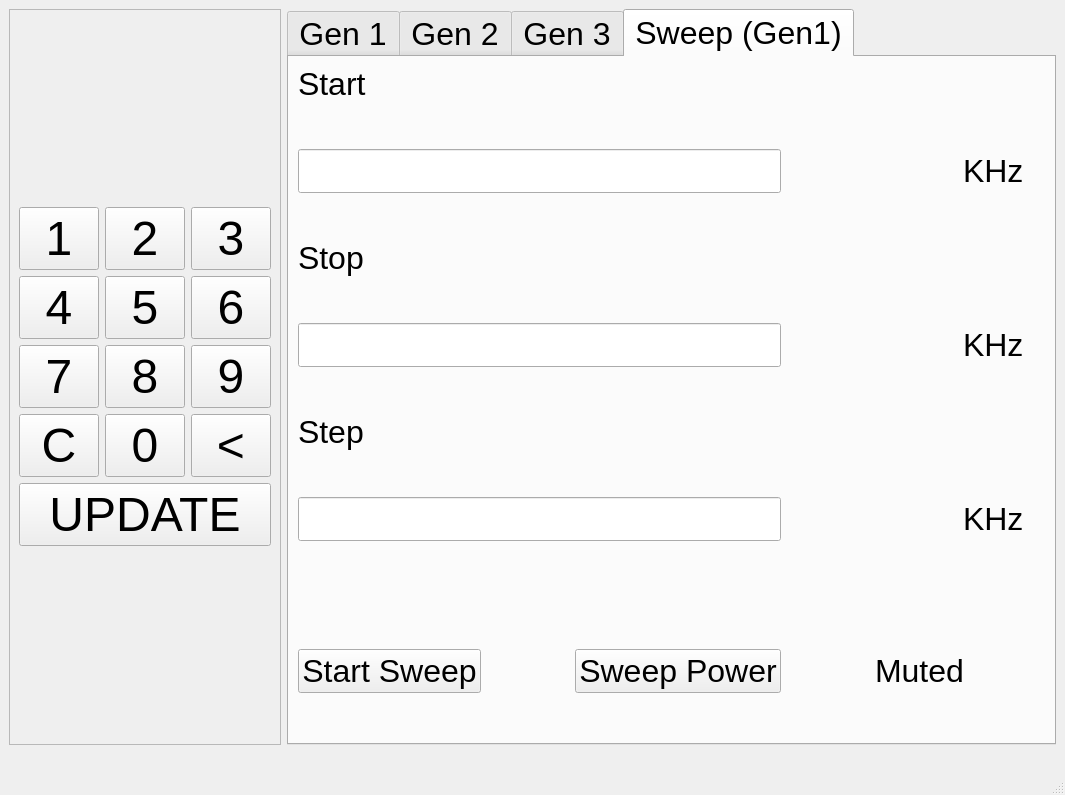
<?xml version="1.0" encoding="UTF-8"?>
<ui version="4.0">
 <class>MainWindow</class>
 <widget class="QMainWindow" name="MainWindow">
  <property name="geometry">
   <rect>
    <x>0</x>
    <y>0</y>
    <width>1065</width>
    <height>795</height>
   </rect>
  </property>
  <property name="sizePolicy">
   <sizepolicy hsizetype="Preferred" vsizetype="Preferred">
    <horstretch>0</horstretch>
    <verstretch>0</verstretch>
   </sizepolicy>
  </property>
  <property name="minimumSize">
   <size>
    <width>200</width>
    <height>120</height>
   </size>
  </property>
  <property name="font">
   <font>
    <pointsize>24</pointsize>
   </font>
  </property>
  <property name="windowTitle">
   <string>RF Generator</string>
  </property>
  <widget class="QWidget" name="centralwidget">
   <property name="sizePolicy">
    <sizepolicy hsizetype="Expanding" vsizetype="Expanding">
     <horstretch>0</horstretch>
     <verstretch>0</verstretch>
    </sizepolicy>
   </property>
   <property name="minimumSize">
    <size>
     <width>200</width>
     <height>150</height>
    </size>
   </property>
   <layout class="QGridLayout" name="gridLayout">
    <item row="0" column="0">
     <layout class="QHBoxLayout" name="horizontalLayout">
      <item>
       <widget class="QFrame" name="Keypad">
        <property name="frameShape">
         <enum>QFrame::StyledPanel</enum>
        </property>
        <property name="frameShadow">
         <enum>QFrame::Raised</enum>
        </property>
        <layout class="QGridLayout" name="gridLayout_6">
         <item row="0" column="0">
          <layout class="QGridLayout" name="gridLayout_2">
           <item row="3" column="2">
            <widget class="QPushButton" name="keyBack">
             <property name="font">
              <font>
               <pointsize>36</pointsize>
              </font>
             </property>
             <property name="text">
              <string>&lt;</string>
             </property>
            </widget>
           </item>
           <item row="1" column="1">
            <widget class="QPushButton" name="key5">
             <property name="font">
              <font>
               <pointsize>36</pointsize>
              </font>
             </property>
             <property name="text">
              <string>5</string>
             </property>
            </widget>
           </item>
           <item row="0" column="2">
            <widget class="QPushButton" name="key3">
             <property name="font">
              <font>
               <pointsize>36</pointsize>
               <kerning>false</kerning>
              </font>
             </property>
             <property name="text">
              <string>3</string>
             </property>
            </widget>
           </item>
           <item row="3" column="1">
            <widget class="QPushButton" name="key0">
             <property name="font">
              <font>
               <pointsize>36</pointsize>
              </font>
             </property>
             <property name="text">
              <string>0</string>
             </property>
            </widget>
           </item>
           <item row="2" column="0">
            <widget class="QPushButton" name="key7">
             <property name="font">
              <font>
               <pointsize>36</pointsize>
              </font>
             </property>
             <property name="text">
              <string>7</string>
             </property>
            </widget>
           </item>
           <item row="1" column="0">
            <widget class="QPushButton" name="key4">
             <property name="font">
              <font>
               <pointsize>36</pointsize>
              </font>
             </property>
             <property name="text">
              <string>4</string>
             </property>
            </widget>
           </item>
           <item row="4" column="0" colspan="3">
            <widget class="QPushButton" name="pushButton_13">
             <property name="font">
              <font>
               <pointsize>36</pointsize>
              </font>
             </property>
             <property name="text">
              <string>UPDATE</string>
             </property>
            </widget>
           </item>
           <item row="2" column="2">
            <widget class="QPushButton" name="key9">
             <property name="font">
              <font>
               <pointsize>36</pointsize>
              </font>
             </property>
             <property name="text">
              <string>9</string>
             </property>
            </widget>
           </item>
           <item row="0" column="0">
            <widget class="QPushButton" name="key1">
             <property name="font">
              <font>
               <pointsize>36</pointsize>
              </font>
             </property>
             <property name="text">
              <string>1</string>
             </property>
            </widget>
           </item>
           <item row="1" column="2">
            <widget class="QPushButton" name="key6">
             <property name="font">
              <font>
               <pointsize>36</pointsize>
              </font>
             </property>
             <property name="text">
              <string>6</string>
             </property>
            </widget>
           </item>
           <item row="2" column="1">
            <widget class="QPushButton" name="key8">
             <property name="font">
              <font>
               <pointsize>36</pointsize>
              </font>
             </property>
             <property name="text">
              <string>8</string>
             </property>
            </widget>
           </item>
           <item row="0" column="1">
            <widget class="QPushButton" name="key2">
             <property name="font">
              <font>
               <pointsize>36</pointsize>
              </font>
             </property>
             <property name="text">
              <string>2</string>
             </property>
            </widget>
           </item>
           <item row="3" column="0">
            <widget class="QPushButton" name="keyClear">
             <property name="font">
              <font>
               <pointsize>36</pointsize>
              </font>
             </property>
             <property name="text">
              <string>C</string>
             </property>
            </widget>
           </item>
          </layout>
         </item>
        </layout>
       </widget>
      </item>
      <item>
       <widget class="QTabWidget" name="GeneratorTabs">
        <property name="minimumSize">
         <size>
          <width>200</width>
          <height>120</height>
         </size>
        </property>
        <property name="font">
         <font>
          <pointsize>24</pointsize>
         </font>
        </property>
        <property name="currentIndex">
         <number>3</number>
        </property>
        <widget class="QWidget" name="tab">
         <attribute name="title">
          <string>Gen 1</string>
         </attribute>
         <layout class="QGridLayout" name="gridLayout_3">
          <item row="0" column="0">
           <widget class="QLabel" name="label">
            <property name="font">
             <font>
              <pointsize>24</pointsize>
             </font>
            </property>
            <property name="text">
             <string>Frequency</string>
            </property>
           </widget>
          </item>
          <item row="1" column="0" colspan="3">
           <spacer name="horizontalSpacer_3">
            <property name="orientation">
             <enum>Qt::Horizontal</enum>
            </property>
            <property name="sizeHint" stdset="0">
             <size>
              <width>725</width>
              <height>14</height>
             </size>
            </property>
           </spacer>
          </item>
          <item row="2" column="0">
           <widget class="QLineEdit" name="gen1Frequency"/>
          </item>
          <item row="2" column="1">
           <spacer name="verticalSpacer_3">
            <property name="orientation">
             <enum>Qt::Vertical</enum>
            </property>
            <property name="sizeHint" stdset="0">
             <size>
              <width>17</width>
              <height>279</height>
             </size>
            </property>
           </spacer>
          </item>
          <item row="2" column="2">
           <widget class="QLabel" name="label_2">
            <property name="font">
             <font>
              <pointsize>24</pointsize>
             </font>
            </property>
            <property name="midLineWidth">
             <number>1</number>
            </property>
            <property name="text">
             <string>KHz</string>
            </property>
           </widget>
          </item>
          <item row="3" column="0" colspan="3">
           <spacer name="horizontalSpacer_4">
            <property name="orientation">
             <enum>Qt::Horizontal</enum>
            </property>
            <property name="sizeHint" stdset="0">
             <size>
              <width>725</width>
              <height>17</height>
             </size>
            </property>
           </spacer>
          </item>
          <item row="4" column="0">
           <widget class="QPushButton" name="gen1Power">
            <property name="font">
             <font>
              <pointsize>24</pointsize>
             </font>
            </property>
            <property name="text">
             <string>Power</string>
            </property>
            <property name="flat">
             <bool>false</bool>
            </property>
           </widget>
          </item>
          <item row="4" column="1">
           <spacer name="verticalSpacer_4">
            <property name="orientation">
             <enum>Qt::Vertical</enum>
            </property>
            <property name="sizeHint" stdset="0">
             <size>
              <width>17</width>
              <height>279</height>
             </size>
            </property>
           </spacer>
          </item>
          <item row="4" column="2">
           <widget class="QLabel" name="gen1PowerLabel">
            <property name="font">
             <font>
              <pointsize>24</pointsize>
             </font>
            </property>
            <property name="text">
             <string>Muted</string>
            </property>
           </widget>
          </item>
         </layout>
        </widget>
        <widget class="QWidget" name="tab_2">
         <attribute name="title">
          <string>Gen 2</string>
         </attribute>
         <layout class="QGridLayout" name="gridLayout_4">
          <item row="0" column="0">
           <widget class="QLabel" name="label_4">
            <property name="font">
             <font>
              <pointsize>24</pointsize>
             </font>
            </property>
            <property name="text">
             <string>Frequency</string>
            </property>
           </widget>
          </item>
          <item row="1" column="0" colspan="3">
           <spacer name="horizontalSpacer">
            <property name="orientation">
             <enum>Qt::Horizontal</enum>
            </property>
            <property name="sizeHint" stdset="0">
             <size>
              <width>725</width>
              <height>20</height>
             </size>
            </property>
           </spacer>
          </item>
          <item row="2" column="0">
           <widget class="QLineEdit" name="gen2Frequency"/>
          </item>
          <item row="2" column="1">
           <spacer name="verticalSpacer">
            <property name="orientation">
             <enum>Qt::Vertical</enum>
            </property>
            <property name="sizeHint" stdset="0">
             <size>
              <width>20</width>
              <height>275</height>
             </size>
            </property>
           </spacer>
          </item>
          <item row="2" column="2">
           <widget class="QLabel" name="label_5">
            <property name="font">
             <font>
              <pointsize>24</pointsize>
             </font>
            </property>
            <property name="text">
             <string>KHz</string>
            </property>
           </widget>
          </item>
          <item row="3" column="0" colspan="3">
           <spacer name="horizontalSpacer_2">
            <property name="orientation">
             <enum>Qt::Horizontal</enum>
            </property>
            <property name="sizeHint" stdset="0">
             <size>
              <width>725</width>
              <height>20</height>
             </size>
            </property>
           </spacer>
          </item>
          <item row="4" column="0">
           <widget class="QPushButton" name="gen2Power">
            <property name="font">
             <font>
              <pointsize>24</pointsize>
             </font>
            </property>
            <property name="text">
             <string>Power</string>
            </property>
           </widget>
          </item>
          <item row="4" column="1">
           <spacer name="verticalSpacer_2">
            <property name="orientation">
             <enum>Qt::Vertical</enum>
            </property>
            <property name="sizeHint" stdset="0">
             <size>
              <width>20</width>
              <height>274</height>
             </size>
            </property>
           </spacer>
          </item>
          <item row="4" column="2">
           <widget class="QLabel" name="gen2PowerLabel">
            <property name="font">
             <font>
              <pointsize>24</pointsize>
             </font>
            </property>
            <property name="text">
             <string>Muted</string>
            </property>
           </widget>
          </item>
         </layout>
        </widget>
        <widget class="QWidget" name="tab_4">
         <attribute name="title">
          <string>Gen 3</string>
         </attribute>
         <layout class="QGridLayout" name="gridLayout_5">
          <item row="0" column="0">
           <widget class="QLabel" name="label_7">
            <property name="font">
             <font>
              <pointsize>24</pointsize>
             </font>
            </property>
            <property name="text">
             <string>Frequency</string>
            </property>
           </widget>
          </item>
          <item row="1" column="0" colspan="3">
           <spacer name="horizontalSpacer_5">
            <property name="orientation">
             <enum>Qt::Horizontal</enum>
            </property>
            <property name="sizeHint" stdset="0">
             <size>
              <width>40</width>
              <height>20</height>
             </size>
            </property>
           </spacer>
          </item>
          <item row="2" column="1">
           <spacer name="verticalSpacer_5">
            <property name="orientation">
             <enum>Qt::Vertical</enum>
            </property>
            <property name="sizeHint" stdset="0">
             <size>
              <width>20</width>
              <height>276</height>
             </size>
            </property>
           </spacer>
          </item>
          <item row="2" column="2">
           <widget class="QLabel" name="label_8">
            <property name="font">
             <font>
              <pointsize>24</pointsize>
             </font>
            </property>
            <property name="text">
             <string>KHz</string>
            </property>
           </widget>
          </item>
          <item row="3" column="0" colspan="3">
           <spacer name="horizontalSpacer_6">
            <property name="orientation">
             <enum>Qt::Horizontal</enum>
            </property>
            <property name="sizeHint" stdset="0">
             <size>
              <width>725</width>
              <height>20</height>
             </size>
            </property>
           </spacer>
          </item>
          <item row="4" column="0">
           <widget class="QPushButton" name="gen3Power">
            <property name="text">
             <string>Power</string>
            </property>
           </widget>
          </item>
          <item row="4" column="1">
           <spacer name="verticalSpacer_6">
            <property name="orientation">
             <enum>Qt::Vertical</enum>
            </property>
            <property name="sizeHint" stdset="0">
             <size>
              <width>20</width>
              <height>276</height>
             </size>
            </property>
           </spacer>
          </item>
          <item row="4" column="2">
           <widget class="QLabel" name="gen3PowerLabel">
            <property name="text">
             <string>Muted</string>
            </property>
           </widget>
          </item>
          <item row="2" column="0">
           <widget class="QLineEdit" name="gen3Frequency"/>
          </item>
         </layout>
        </widget>
        <widget class="QWidget" name="tab_3">
         <attribute name="title">
          <string>Sweep (Gen1)</string>
         </attribute>
         <layout class="QGridLayout" name="gridLayout_7">
          <item row="0" column="0">
           <widget class="QLabel" name="label_10">
            <property name="text">
             <string>Start</string>
            </property>
           </widget>
          </item>
          <item row="1" column="0" colspan="3">
           <widget class="QLineEdit" name="sweepStart"/>
          </item>
          <item row="1" column="4">
           <spacer name="verticalSpacer_7">
            <property name="orientation">
             <enum>Qt::Vertical</enum>
            </property>
            <property name="sizeHint" stdset="0">
             <size>
              <width>20</width>
              <height>119</height>
             </size>
            </property>
           </spacer>
          </item>
          <item row="1" column="5">
           <widget class="QLabel" name="label_11">
            <property name="text">
             <string>KHz</string>
            </property>
           </widget>
          </item>
          <item row="2" column="0">
           <widget class="QLabel" name="label_12">
            <property name="text">
             <string>Stop</string>
            </property>
           </widget>
          </item>
          <item row="3" column="0" colspan="3">
           <widget class="QLineEdit" name="sweepStop"/>
          </item>
          <item row="3" column="4">
           <spacer name="verticalSpacer_8">
            <property name="orientation">
             <enum>Qt::Vertical</enum>
            </property>
            <property name="sizeHint" stdset="0">
             <size>
              <width>20</width>
              <height>118</height>
             </size>
            </property>
           </spacer>
          </item>
          <item row="3" column="5">
           <widget class="QLabel" name="label_13">
            <property name="text">
             <string>KHz</string>
            </property>
           </widget>
          </item>
          <item row="4" column="0">
           <widget class="QLabel" name="label_14">
            <property name="text">
             <string>Step</string>
            </property>
           </widget>
          </item>
          <item row="5" column="0" colspan="3">
           <widget class="QLineEdit" name="sweepStep"/>
          </item>
          <item row="5" column="4">
           <spacer name="verticalSpacer_9">
            <property name="orientation">
             <enum>Qt::Vertical</enum>
            </property>
            <property name="sizeHint" stdset="0">
             <size>
              <width>20</width>
              <height>119</height>
             </size>
            </property>
           </spacer>
          </item>
          <item row="5" column="5">
           <widget class="QLabel" name="label_15">
            <property name="text">
             <string>KHz</string>
            </property>
           </widget>
          </item>
          <item row="6" column="0" colspan="6">
           <spacer name="horizontalSpacer_9">
            <property name="orientation">
             <enum>Qt::Horizontal</enum>
            </property>
            <property name="sizeHint" stdset="0">
             <size>
              <width>725</width>
              <height>20</height>
             </size>
            </property>
           </spacer>
          </item>
          <item row="7" column="0">
           <widget class="QPushButton" name="start_stopSweep">
            <property name="text">
             <string>Start Sweep</string>
            </property>
           </widget>
          </item>
          <item row="7" column="1">
           <spacer name="verticalSpacer_10">
            <property name="orientation">
             <enum>Qt::Vertical</enum>
            </property>
            <property name="sizeHint" stdset="0">
             <size>
              <width>20</width>
              <height>40</height>
             </size>
            </property>
           </spacer>
          </item>
          <item row="7" column="2">
           <widget class="QPushButton" name="sweepPower">
            <property name="text">
             <string>Sweep Power</string>
            </property>
           </widget>
          </item>
          <item row="7" column="3">
           <spacer name="verticalSpacer_11">
            <property name="orientation">
             <enum>Qt::Vertical</enum>
            </property>
            <property name="sizeHint" stdset="0">
             <size>
              <width>20</width>
              <height>40</height>
             </size>
            </property>
           </spacer>
          </item>
          <item row="7" column="4" colspan="2">
           <widget class="QLabel" name="sweepPowerLabel">
            <property name="text">
             <string>Muted</string>
            </property>
           </widget>
          </item>
         </layout>
        </widget>
       </widget>
      </item>
     </layout>
    </item>
   </layout>
  </widget>
  <widget class="QStatusBar" name="statusbar"/>
 </widget>
 <tabstops>
  <tabstop>gen1Frequency</tabstop>
  <tabstop>gen1Power</tabstop>
  <tabstop>gen2Frequency</tabstop>
  <tabstop>gen2Power</tabstop>
  <tabstop>gen3Frequency</tabstop>
  <tabstop>gen3Power</tabstop>
  <tabstop>sweepStart</tabstop>
  <tabstop>sweepStop</tabstop>
  <tabstop>sweepStep</tabstop>
  <tabstop>sweepPower</tabstop>
  <tabstop>start_stopSweep</tabstop>
  <tabstop>key0</tabstop>
  <tabstop>keyBack</tabstop>
  <tabstop>pushButton_13</tabstop>
  <tabstop>key2</tabstop>
  <tabstop>key3</tabstop>
  <tabstop>key5</tabstop>
  <tabstop>key6</tabstop>
  <tabstop>key7</tabstop>
  <tabstop>key8</tabstop>
  <tabstop>keyClear</tabstop>
  <tabstop>GeneratorTabs</tabstop>
  <tabstop>key1</tabstop>
  <tabstop>key4</tabstop>
  <tabstop>key9</tabstop>
 </tabstops>
 <resources/>
 <connections>
  <connection>
   <sender>key1</sender>
   <signal>clicked()</signal>
   <receiver>Keypad</receiver>
   <slot>update()</slot>
   <hints>
    <hint type="sourcelabel">
     <x>65</x>
     <y>79</y>
    </hint>
    <hint type="destinationlabel">
     <x>172</x>
     <y>38</y>
    </hint>
   </hints>
  </connection>
  <connection>
   <sender>key2</sender>
   <signal>clicked()</signal>
   <receiver>Keypad</receiver>
   <slot>update()</slot>
   <hints>
    <hint type="sourcelabel">
     <x>166</x>
     <y>85</y>
    </hint>
    <hint type="destinationlabel">
     <x>170</x>
     <y>31</y>
    </hint>
   </hints>
  </connection>
  <connection>
   <sender>key3</sender>
   <signal>clicked()</signal>
   <receiver>Keypad</receiver>
   <slot>update()</slot>
   <hints>
    <hint type="sourcelabel">
     <x>256</x>
     <y>81</y>
    </hint>
    <hint type="destinationlabel">
     <x>254</x>
     <y>36</y>
    </hint>
   </hints>
  </connection>
  <connection>
   <sender>key4</sender>
   <signal>clicked()</signal>
   <receiver>Keypad</receiver>
   <slot>update()</slot>
   <hints>
    <hint type="sourcelabel">
     <x>70</x>
     <y>235</y>
    </hint>
    <hint type="destinationlabel">
     <x>113</x>
     <y>32</y>
    </hint>
   </hints>
  </connection>
  <connection>
   <sender>key5</sender>
   <signal>clicked()</signal>
   <receiver>Keypad</receiver>
   <slot>update()</slot>
   <hints>
    <hint type="sourcelabel">
     <x>153</x>
     <y>239</y>
    </hint>
    <hint type="destinationlabel">
     <x>210</x>
     <y>29</y>
    </hint>
   </hints>
  </connection>
  <connection>
   <sender>key6</sender>
   <signal>clicked()</signal>
   <receiver>Keypad</receiver>
   <slot>update()</slot>
   <hints>
    <hint type="sourcelabel">
     <x>250</x>
     <y>231</y>
    </hint>
    <hint type="destinationlabel">
     <x>259</x>
     <y>128</y>
    </hint>
   </hints>
  </connection>
  <connection>
   <sender>key7</sender>
   <signal>clicked()</signal>
   <receiver>Keypad</receiver>
   <slot>update()</slot>
   <hints>
    <hint type="sourcelabel">
     <x>68</x>
     <y>368</y>
    </hint>
    <hint type="destinationlabel">
     <x>97</x>
     <y>232</y>
    </hint>
   </hints>
  </connection>
  <connection>
   <sender>key8</sender>
   <signal>clicked()</signal>
   <receiver>Keypad</receiver>
   <slot>update()</slot>
   <hints>
    <hint type="sourcelabel">
     <x>157</x>
     <y>369</y>
    </hint>
    <hint type="destinationlabel">
     <x>153</x>
     <y>228</y>
    </hint>
   </hints>
  </connection>
  <connection>
   <sender>key9</sender>
   <signal>clicked()</signal>
   <receiver>Keypad</receiver>
   <slot>update()</slot>
   <hints>
    <hint type="sourcelabel">
     <x>254</x>
     <y>372</y>
    </hint>
    <hint type="destinationlabel">
     <x>253</x>
     <y>230</y>
    </hint>
   </hints>
  </connection>
  <connection>
   <sender>keyClear</sender>
   <signal>clicked()</signal>
   <receiver>Keypad</receiver>
   <slot>update()</slot>
   <hints>
    <hint type="sourcelabel">
     <x>68</x>
     <y>497</y>
    </hint>
    <hint type="destinationlabel">
     <x>74</x>
     <y>327</y>
    </hint>
   </hints>
  </connection>
  <connection>
   <sender>key0</sender>
   <signal>clicked()</signal>
   <receiver>Keypad</receiver>
   <slot>update()</slot>
   <hints>
    <hint type="sourcelabel">
     <x>158</x>
     <y>494</y>
    </hint>
    <hint type="destinationlabel">
     <x>158</x>
     <y>326</y>
    </hint>
   </hints>
  </connection>
  <connection>
   <sender>keyBack</sender>
   <signal>clicked()</signal>
   <receiver>Keypad</receiver>
   <slot>update()</slot>
   <hints>
    <hint type="sourcelabel">
     <x>255</x>
     <y>508</y>
    </hint>
    <hint type="destinationlabel">
     <x>245</x>
     <y>328</y>
    </hint>
   </hints>
  </connection>
  <connection>
   <sender>gen2Power</sender>
   <signal>clicked()</signal>
   <receiver>gen2PowerLabel</receiver>
   <slot>update()</slot>
   <hints>
    <hint type="sourcelabel">
     <x>589</x>
     <y>585</y>
    </hint>
    <hint type="destinationlabel">
     <x>992</x>
     <y>552</y>
    </hint>
   </hints>
  </connection>
  <connection>
   <sender>gen3Power</sender>
   <signal>clicked()</signal>
   <receiver>gen3PowerLabel</receiver>
   <slot>update()</slot>
   <hints>
    <hint type="sourcelabel">
     <x>574</x>
     <y>592</y>
    </hint>
    <hint type="destinationlabel">
     <x>999</x>
     <y>559</y>
    </hint>
   </hints>
  </connection>
  <connection>
   <sender>sweepPower</sender>
   <signal>clicked()</signal>
   <receiver>sweepPowerLabel</receiver>
   <slot>update()</slot>
   <hints>
    <hint type="sourcelabel">
     <x>721</x>
     <y>672</y>
    </hint>
    <hint type="destinationlabel">
     <x>936</x>
     <y>627</y>
    </hint>
   </hints>
  </connection>
  <connection>
   <sender>sweepStart</sender>
   <signal>returnPressed()</signal>
   <receiver>GeneratorTabs</receiver>
   <slot>setFocus()</slot>
   <hints>
    <hint type="sourcelabel">
     <x>446</x>
     <y>169</y>
    </hint>
    <hint type="destinationlabel">
     <x>639</x>
     <y>212</y>
    </hint>
   </hints>
  </connection>
  <connection>
   <sender>sweepStop</sender>
   <signal>returnPressed()</signal>
   <receiver>GeneratorTabs</receiver>
   <slot>setFocus()</slot>
   <hints>
    <hint type="sourcelabel">
     <x>567</x>
     <y>343</y>
    </hint>
    <hint type="destinationlabel">
     <x>724</x>
     <y>331</y>
    </hint>
   </hints>
  </connection>
  <connection>
   <sender>sweepStep</sender>
   <signal>returnPressed()</signal>
   <receiver>GeneratorTabs</receiver>
   <slot>setFocus()</slot>
   <hints>
    <hint type="sourcelabel">
     <x>660</x>
     <y>515</y>
    </hint>
    <hint type="destinationlabel">
     <x>744</x>
     <y>359</y>
    </hint>
   </hints>
  </connection>
  <connection>
   <sender>gen3Frequency</sender>
   <signal>returnPressed()</signal>
   <receiver>GeneratorTabs</receiver>
   <slot>setFocus()</slot>
   <hints>
    <hint type="sourcelabel">
     <x>587</x>
     <y>279</y>
    </hint>
    <hint type="destinationlabel">
     <x>702</x>
     <y>159</y>
    </hint>
   </hints>
  </connection>
  <connection>
   <sender>gen2Frequency</sender>
   <signal>returnPressed()</signal>
   <receiver>GeneratorTabs</receiver>
   <slot>setFocus()</slot>
   <hints>
    <hint type="sourcelabel">
     <x>517</x>
     <y>284</y>
    </hint>
    <hint type="destinationlabel">
     <x>682</x>
     <y>164</y>
    </hint>
   </hints>
  </connection>
  <connection>
   <sender>gen1Frequency</sender>
   <signal>returnPressed()</signal>
   <receiver>GeneratorTabs</receiver>
   <slot>setFocus()</slot>
   <hints>
    <hint type="sourcelabel">
     <x>476</x>
     <y>266</y>
    </hint>
    <hint type="destinationlabel">
     <x>674</x>
     <y>161</y>
    </hint>
   </hints>
  </connection>
  <connection>
   <sender>gen1Power</sender>
   <signal>clicked()</signal>
   <receiver>gen1PowerLabel</receiver>
   <slot>update()</slot>
   <hints>
    <hint type="sourcelabel">
     <x>528</x>
     <y>578</y>
    </hint>
    <hint type="destinationlabel">
     <x>973</x>
     <y>540</y>
    </hint>
   </hints>
  </connection>
  <connection>
   <sender>pushButton_13</sender>
   <signal>clicked()</signal>
   <receiver>statusbar</receiver>
   <slot>update()</slot>
   <hints>
    <hint type="sourcelabel">
     <x>143</x>
     <y>629</y>
    </hint>
    <hint type="destinationlabel">
     <x>173</x>
     <y>768</y>
    </hint>
   </hints>
  </connection>
  <connection>
   <sender>start_stopSweep</sender>
   <signal>clicked()</signal>
   <receiver>statusbar</receiver>
   <slot>update()</slot>
   <hints>
    <hint type="sourcelabel">
     <x>449</x>
     <y>667</y>
    </hint>
    <hint type="destinationlabel">
     <x>456</x>
     <y>766</y>
    </hint>
   </hints>
  </connection>
 </connections>
</ui>
